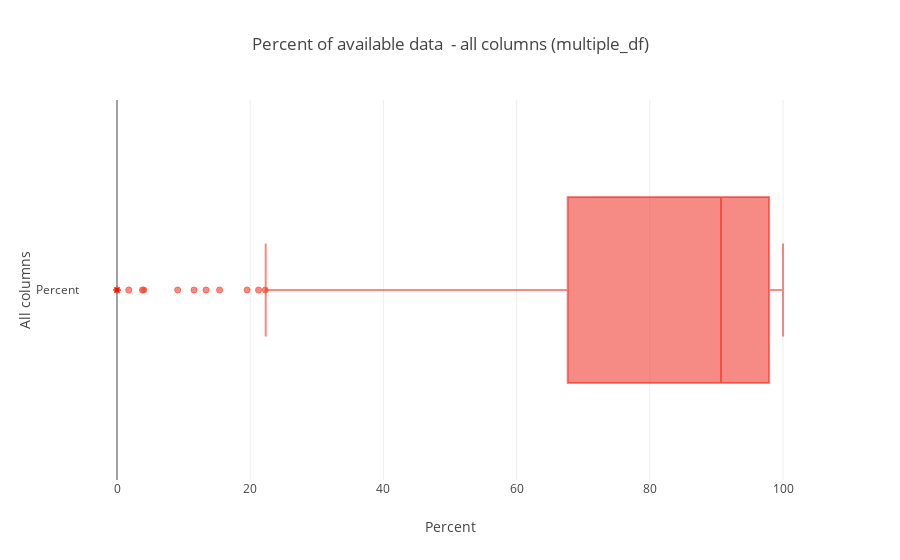

Here is the notebook cell this chart was saved with:
### Code cell
plot_percent_of_available_data('multiple_df')

### Figure 1 — Plotly figure (JSON) as saved in the notebook; plotly's stock layout.template omitted (floating-point values rounded to 4 significant figures; data arrays with more than 128 entries replaced by an {"elided": "..."} marker saying what was removed)
{"data": [{"marker": {"color": "rgba(238,23,11,0.5)", "line": {"color": "tomato", "width": 0.9}}, "name": "Percent", "orientation": "h", "type": "box", "uid": "2ff9a9bf-a08c-4f4a-857f-c80e27b1412a", "x": {"elided": "395 float values"}}], "layout": {"hovermode": "closest", "title": "Percent of available data  - all columns (multiple_df)", "xaxis": {"showticklabels": true, "title": "Percent"}, "yaxis": {"title": "All columns"}}}
